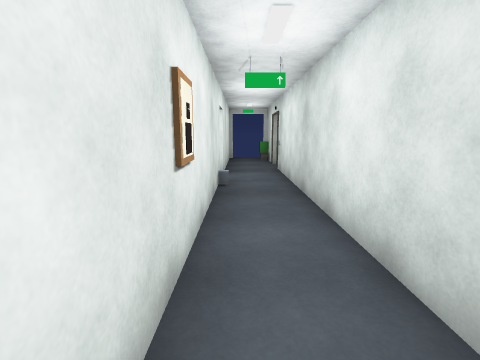
[1] (above)

12 first-person views from a walk through a scene from a Unity 3-D project. The camera is 1.5 m above the floor, tilts 10° down and sees 85° across. Doors are open. The floor is counted in squares, 1 m on a side. Each view is taken from the middle of a square. On the plan, view 1 faces up. The plan holds only what a view shows up to about 14 squares ahead; the rest is blank. The player character is not drawn. Surface patterns are stand-ins for the level's own textures.

[2]
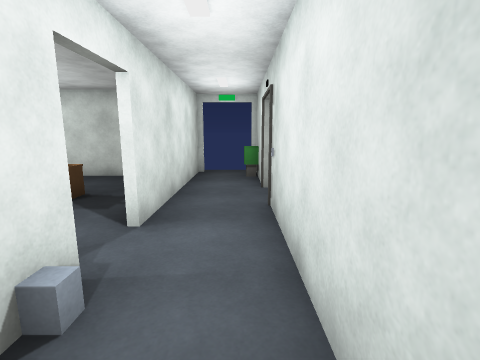

[3]
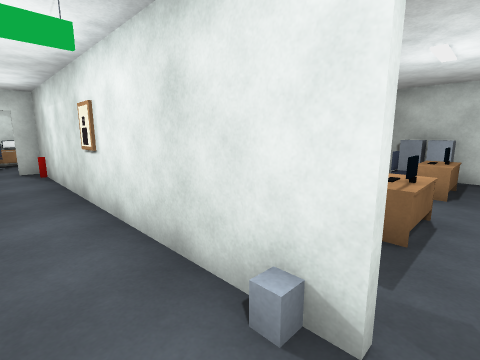

[4]
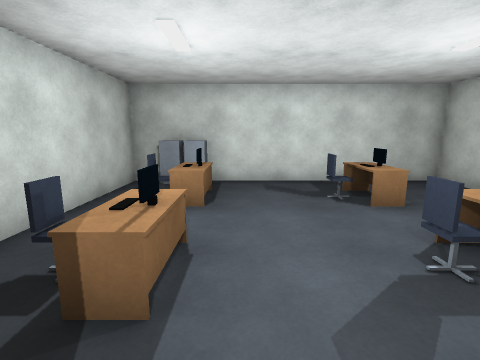

[5]
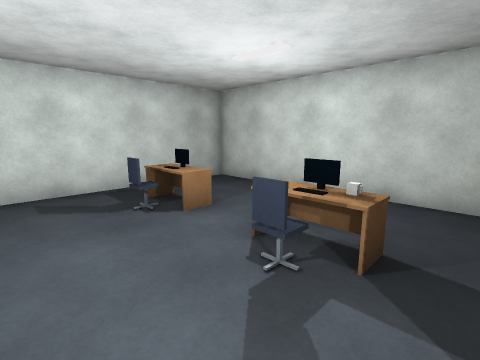

[6]
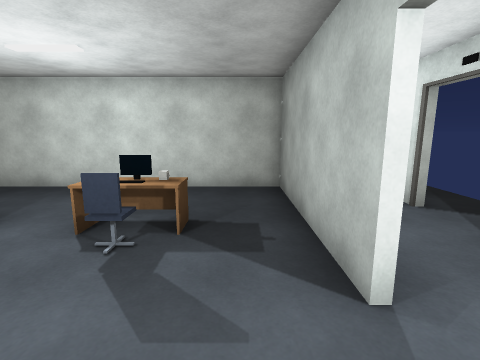

[7]
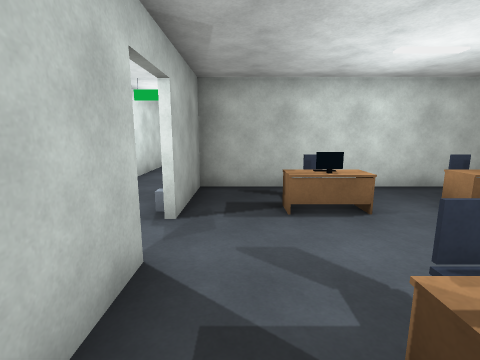

[8]
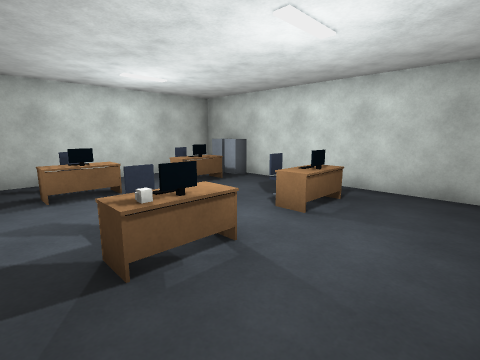

[9]
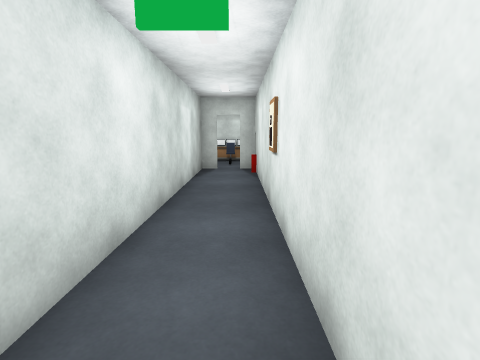

[10]
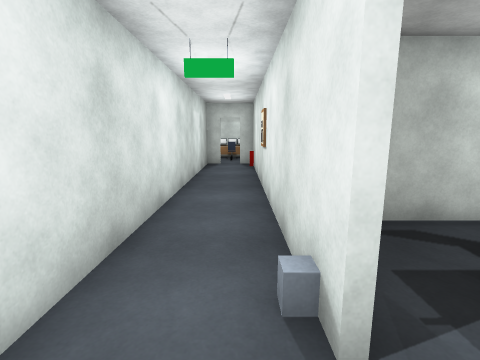

[11]
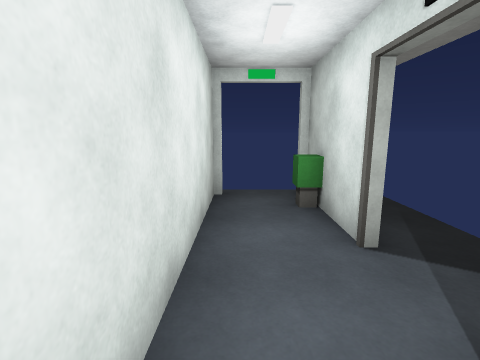

[12]
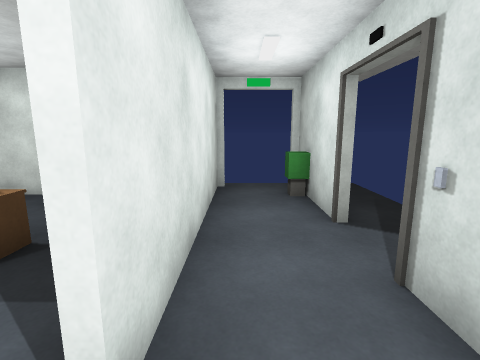

### Floor plan
Ten units are one square. View 1 is at (0, 0); x grows to the right and y downward. Boxes are objects, and circles mark ways between rooms. Rooms are numbered by the first view taken in them; rooms with no view inside come last. Other rooms are left out.
<svg viewBox="-100 -170 125 209">
<path fill="none" stroke="#000" d="M-6 -86 -6 34 0 34M17 -132 17 -165M-6 -165 -6 -100M9 34 17 34 17 -115M-9 -100 -9 -154 -94 -154 -94 -56 -9 -56 -9 -85"/>
<rect x="5" y="-155" width="10" height="10" fill="#bbb"><title>other object</title></rect>
<rect x="-95" y="-75" width="10" height="10" fill="#bbb"><title>other object</title></rect>
<rect x="-95" y="-85" width="10" height="10" fill="#bbb"><title>other object</title></rect>
<rect x="-85" y="-85" width="20" height="10" fill="#bbb"><title>other object</title></rect>
<rect x="-85" y="-125" width="20" height="10" fill="#bbb"><title>other object</title></rect>
<rect x="-75" y="-75" width="10" height="10" fill="#bbb"><title>other object</title></rect>
<rect x="-75" y="-115" width="10" height="10" fill="#bbb"><title>other object</title></rect>
<rect x="-45" y="-75" width="10" height="10" fill="#bbb"><title>other object</title></rect>
<rect x="-45" y="-85" width="20" height="10" fill="#bbb"><title>other object</title></rect>
<rect x="-45" y="-125" width="10" height="10" fill="#bbb"><title>other object</title></rect>
<rect x="-35" y="-125" width="10" height="10" fill="#bbb"><title>other object</title></rect>
<circle cx="-10" cy="-95" r="3" fill="#2a7"/>
<text x="0" y="-70">1</text>
<text x="-60" y="-110">2</text>
</svg>
Room 1 opens to room 2.

Where each view was taken, in squares from view 1:
view 1: 0 up, 0 right, facing up
view 2: 6 up, 1 right, facing up
view 3: 9 up, 1 right, facing down-left
view 4: 9 up, 1 left, facing left
view 5: 9 up, 2 left, facing up-left
view 6: 8 up, 2 left, facing up
view 7: 13 up, 2 left, facing down
view 8: 15 up, 2 left, facing down-left
view 9: 8 up, 0 right, facing down
view 10: 10 up, 0 right, facing down
view 11: 10 up, 0 right, facing up
view 12: 9 up, 0 right, facing up
